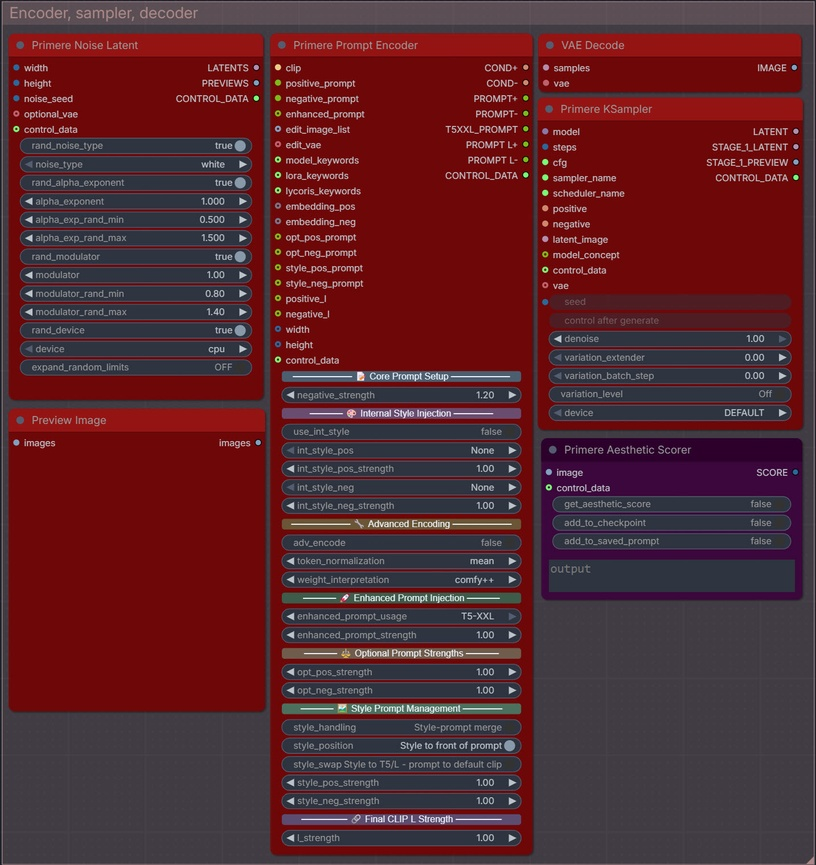
#> input picture Workflow/Manual/nodes/Sampler_group.jpg, 816 x 865 px, shrunk from 1433 x 1518 before the run
$ python -i isgen_detect_ext_full.py   (imports and definitions only)
#> lines starting #> are read from the running program, lines starting #| are printed output that depends on the picture
#> further down, picture is the input picture: PIL image 816x865 RGB; mean R, G, B 88.2, 39.4, 45.9
import numpy as np
import io
from PIL import Image, ImageFilter
from scipy.ndimage import uniform_filter


def perturb_frequency(arr: np.ndarray, strength: float = 0.019) -> np.ndarray:
#> called with strength = 0.019
    arr = arr.astype(np.float32)
    result = np.zeros_like(arr)
    for c in range(3):
        f = np.fft.fft2(arr[:, :, c])
        fshift = np.fft.fftshift(f)
        rows, cols = fshift.shape
        y, x = np.ogrid[:rows, :cols]
        dist = np.sqrt((y - rows//2)**2 + (x - cols//2)**2)
        dist_norm = np.clip(dist / (max(rows, cols) / 2), 0, 1)
        high_freq_mask = dist_norm ** 2
        noise = np.random.normal(0, strength, fshift.shape) * high_freq_mask
        fshift_pert = fshift + noise + 1j * noise
        ch_pert = np.real(np.fft.ifft2(np.fft.ifftshift(fshift_pert)))
        result[:, :, c] = ch_pert
#> this loop made 3 passes
#> pass 1, in perturb_frequency, `ch_pert = np.real(np.fft.ifft2(np.fft.ifftshift(fshift_pert)))`:
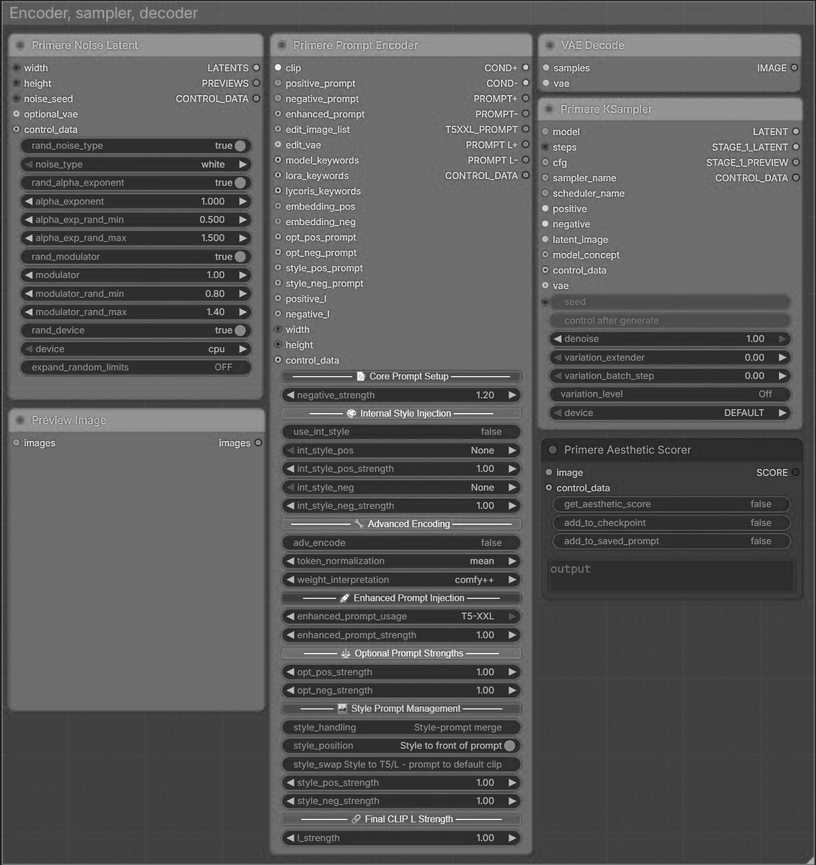
#> ch_pert: shape (865, 816) float64; min -1.33e-05, max 255, mean 88.2; drawn with min black and max white
#> pass 3, in perturb_frequency, `ch_pert = np.real(np.fft.ifft2(np.fft.ifftshift(fshift_pert)))`:
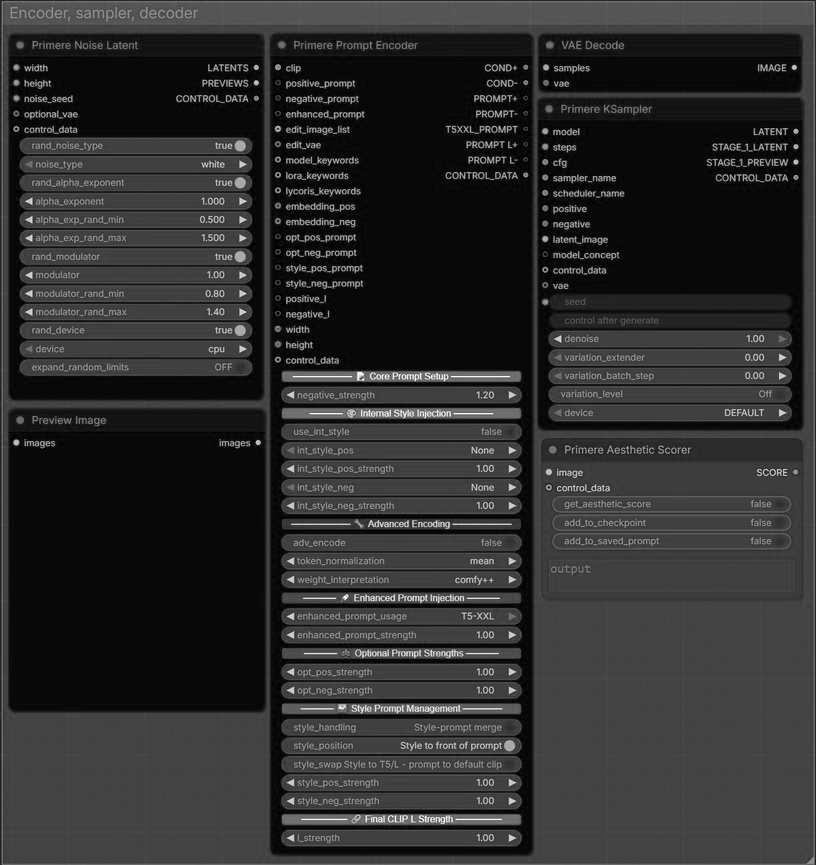
#> ch_pert: shape (865, 816) float64; min -6e-05, max 255, mean 45.9; drawn with min black and max white
    return np.clip(result, 0, 255).astype(np.uint8)


def adjust_local_variance(arr: np.ndarray, strength: float = 0.32) -> np.ndarray:
#> called with strength = 0.32
    arr = arr.astype(np.float32)
    mean = uniform_filter(arr, size=5, mode='reflect')
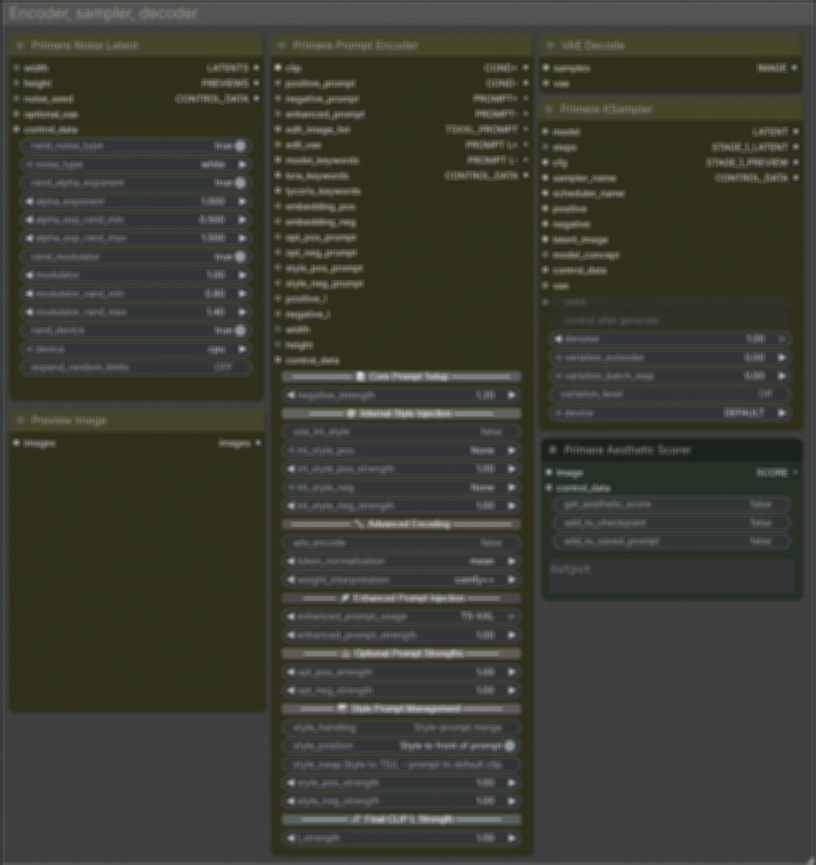
#> mean: shape (865, 816, 3) float32; mean of channels 0, 1, 2 59.9, 61, 51.4; drawn as R, G, B
    var = uniform_filter(arr**2, size=5, mode='reflect') - mean**2
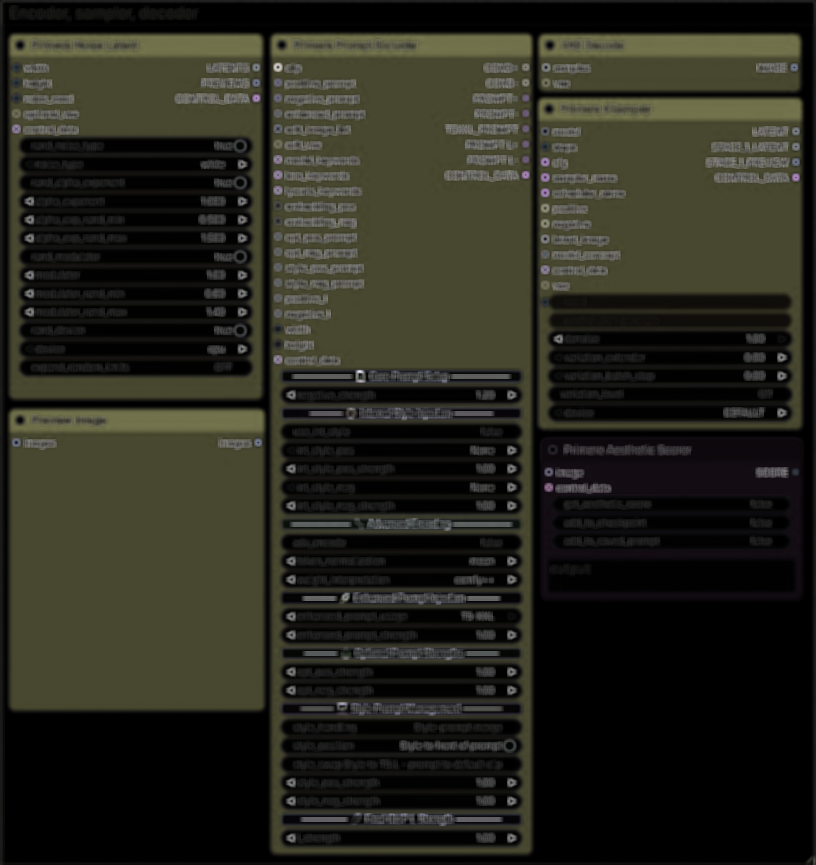
#> var: shape (865, 816, 3) float32; mean of channels 0, 1, 2 1390.4, 1373.6, 1048.5; drawn with min black and max white
    std_local = np.sqrt(np.clip(var, 1e-8, None))
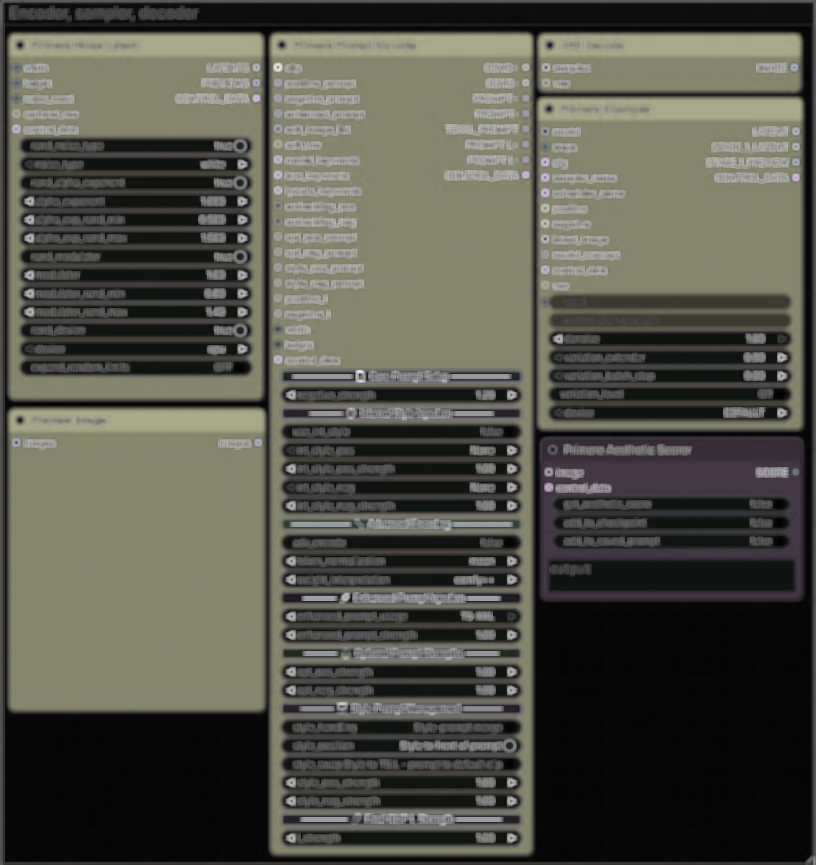
#> std_local: shape (865, 816, 3) float32; mean of channels 0, 1, 2 31.2, 30.9, 27.6; drawn with min black and max white
    noise = np.random.normal(0, strength, arr.shape)
    noise *= (std_local / (np.mean(std_local) + 1e-5))
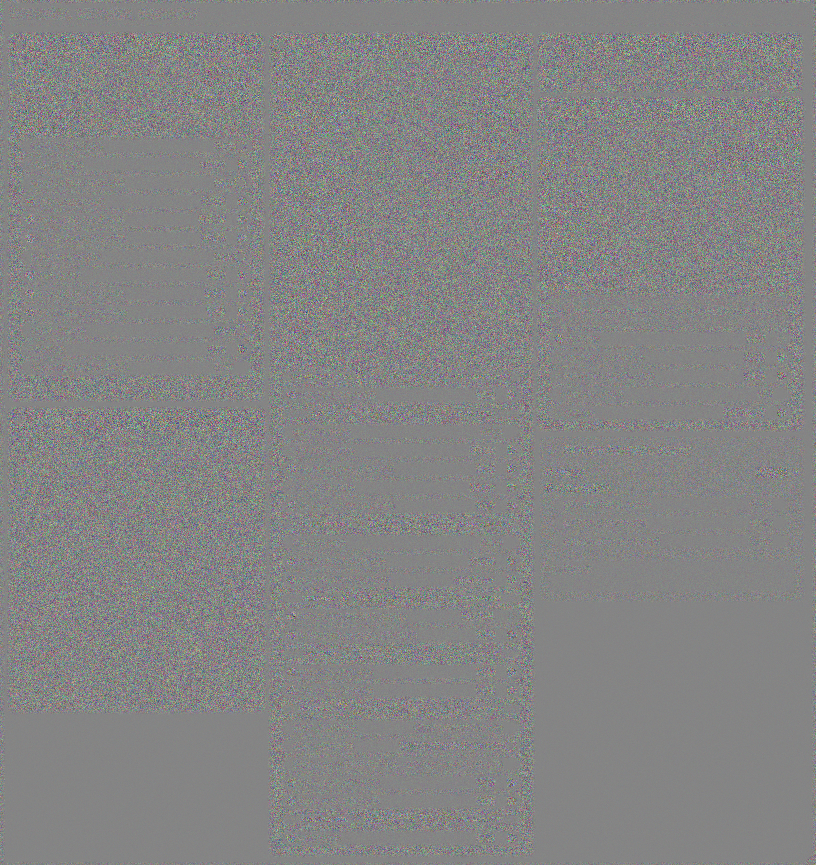
#> noise: shape (865, 816, 3) float64; mean of channels 0, 1, 2 0.000232, 6.91e-06, -0.000703; drawn with min black and max white
    return np.clip(arr + noise, 0, 255).astype(np.uint8)


def apply_jpeg_cycles(img: Image.Image, quality: int = 92, cycles: int = 3) -> Image.Image:
    for _ in range(cycles):
        buf = io.BytesIO()
        img.save(buf, "JPEG", quality=quality, optimize=True, subsampling=0)
        buf.seek(0)
        img = Image.open(buf).convert("RGB")
    return img


def bypass_ai_detector(
    image:             Image.Image,
    freq_strength:     float = 0.019,
    variance_strength: float = 0.32,
    unsharp_percent:   int   = 38,
    jpeg_cycles:       int   = 4,
) -> Image.Image:
    if not (0.0 <= freq_strength <= 0.1):
        raise ValueError(f"freq_strength must be 0.0 … 0.1, got {freq_strength}")
    if not (0.0 <= variance_strength <= 1.0):
        raise ValueError(f"variance_strength must be 0.0 … 1.0, got {variance_strength}")
    if not (0 <= unsharp_percent <= 150):
        raise ValueError(f"unsharp_percent must be 0 … 150, got {unsharp_percent}")
    if not (0 <= jpeg_cycles <= 6):
        raise ValueError(f"jpeg_cycles must be 0 … 6, got {jpeg_cycles}")

    img = image.convert("RGB")
    arr = np.array(img, dtype=np.float32)

    arr = perturb_frequency(arr, strength=freq_strength)
    arr = adjust_local_variance(arr, strength=variance_strength)

    edited = Image.fromarray(arr.astype(np.uint8))
    edited = edited.filter(ImageFilter.UnsharpMask(radius=0.8, percent=unsharp_percent, threshold=0))

    if jpeg_cycles > 0:
        edited = apply_jpeg_cycles(edited, quality=92, cycles=jpeg_cycles)

    return edited

>>> from PIL import Image
>>> picture = Image.open('../../Workflow/Manual/nodes/Sampler_group.jpg')
>>> result = bypass_ai_detector(picture)
